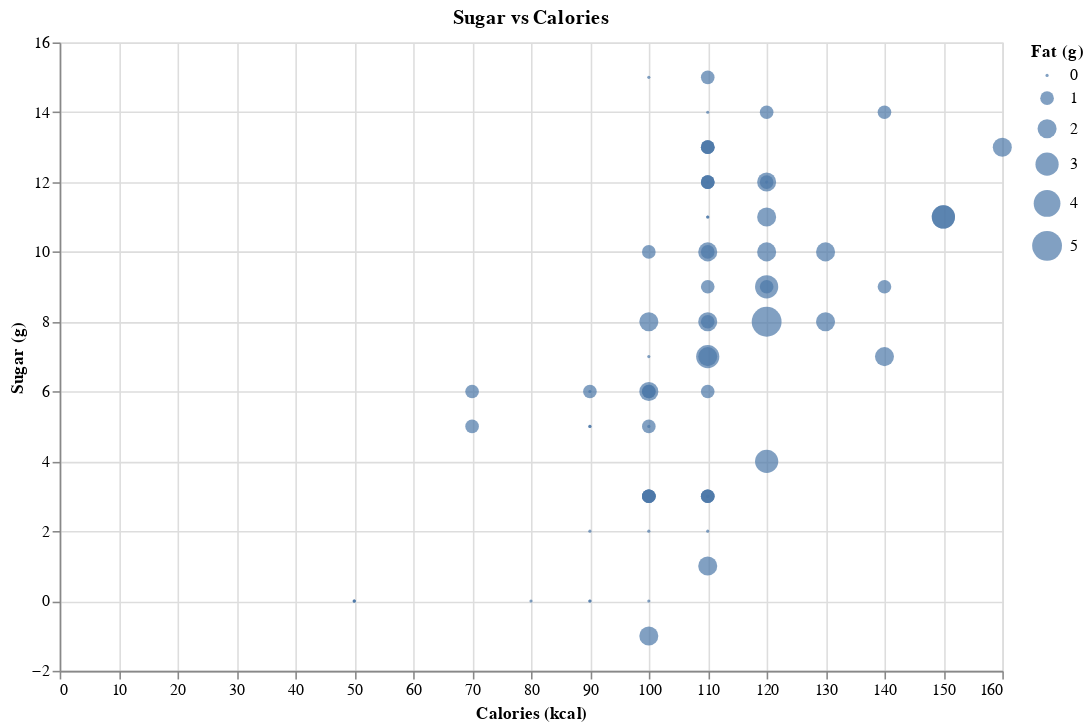

The notebook cell saved with this chart:
### Code cell
# A scatter plot showing the relationship between calories and sugar

# Throw in fat as a third item, just for fun
scatter = alt.Chart(cereal).mark_circle(
    size = 100
).encode(
    alt.X('calories', title="Calories (kcal)"),
    alt.Y('sugars', title="Sugar (g)"),
    alt.Size('fat', legend=alt.Legend(title='Fat (g)')),
    tooltip=('name')
).properties(
    width=600,
    height=400,
    title='Sugar vs Calories'
)

scatter

### Figure 1 — Vega-Lite specification as saved in the notebook (floating-point values rounded to 4 significant figures)
{"config": {"view": {"continuousWidth": 400, "continuousHeight": 300}}, "data": {"name": "data-d73329a25a6840b5ab921465387d611c"}, "mark": {"type": "circle", "size": 100}, "encoding": {"size": {"field": "fat", "legend": {"title": "Fat (g)"}, "type": "quantitative"}, "tooltip": {"field": "name", "type": "nominal"}, "x": {"field": "calories", "title": "Calories (kcal)", "type": "quantitative"}, "y": {"field": "sugars", "title": "Sugar (g)", "type": "quantitative"}}, "height": 400, "title": "Sugar vs Calories", "width": 600, "$schema": "https://vega.github.io/schema/vega-lite/v4.17.0.json", "datasets": {"data-d73329a25a6840b5ab921465387d611c": [{"name": "100% Bran", "mfr": "N", "type": "C", "calories": 70, "protein": 4, "fat": 1, "sodium": 130, "fiber": 10.0, "carbo": 5.0, "sugars": 6, "potass": 280, "vitamins": 25, "shelf": 3, "weight": 1.0, "cups": 0.33, "rating": 68.4, "mfr_name": "Nabisco"}, {"name": "100% Natural Bran", "mfr": "Q", "type": "C", "calories": 120, "protein": 3, "fat": 5, "sodium": 15, "fiber": 2.0, "carbo": 8.0, "sugars": 8, "potass": 135, "vitamins": 0, "shelf": 3, "weight": 1.0, "cups": 1.0, "rating": 33.98, "mfr_name": "Quaker Oats"}, {"name": "All-Bran", "mfr": "K", "type": "C", "calories": 70, "protein": 4, "fat": 1, "sodium": 260, "fiber": 9.0, "carbo": 7.0, "sugars": 5, "potass": 320, "vitamins": 25, "shelf": 3, "weight": 1.0, "cups": 0.33, "rating": 59.43, "mfr_name": "Kelloggs"}, {"name": "All-Bran with Extra Fiber", "mfr": "K", "type": "C", "calories": 50, "protein": 4, "fat": 0, "sodium": 140, "fiber": 14.0, "carbo": 8.0, "sugars": 0, "potass": 330, "vitamins": 25, "shelf": 3, "weight": 1.0, "cups": 0.5, "rating": 93.7, "mfr_name": "Kelloggs"}, {"name": "Almond Delight", "mfr": "R", "type": "C", "calories": 110, "protein": 2, "fat": 2, "sodium": 200, "fiber": 1.0, "carbo": 14.0, "sugars": 8, "potass": -1, "vitamins": 25, "shelf": 3, "weight": 1.0, "cups": 0.75, "rating": 34.38, "mfr_name": "Ralston Purina"}, {"name": "Apple Cinnamon Cheerios", "mfr": "G", "type": "C", "calories": 110, "protein": 2, "fat": 2, "sodium": 180, "fiber": 1.5, "carbo": 10.5, "sugars": 10, "potass": 70, "vitamins": 25, "shelf": 1, "weight": 1.0, "cups": 0.75, "rating": 29.51, "mfr_name": "General Mills"}, {"name": "Apple Jacks", "mfr": "K", "type": "C", "calories": 110, "protein": 2, "fat": 0, "sodium": 125, "fiber": 1.0, "carbo": 11.0, "sugars": 14, "potass": 30, "vitamins": 25, "shelf": 2, "weight": 1.0, "cups": 1.0, "rating": 33.17, "mfr_name": "Kelloggs"}, {"name": "Basic 4", "mfr": "G", "type": "C", "calories": 130, "protein": 3, "fat": 2, "sodium": 210, "fiber": 2.0, "carbo": 18.0, "sugars": 8, "potass": 100, "vitamins": 25, "shelf": 3, "weight": 1.33, "cups": 0.75, "rating": 37.04, "mfr_name": "General Mills"}, {"name": "Bran Chex", "mfr": "R", "type": "C", "calories": 90, "protein": 2, "fat": 1, "sodium": 200, "fiber": 4.0, "carbo": 15.0, "sugars": 6, "potass": 125, "vitamins": 25, "shelf": 1, "weight": 1.0, "cups": 0.67, "rating": 49.12, "mfr_name": "Ralston Purina"}, {"name": "Bran Flakes", "mfr": "P", "type": "C", "calories": 90, "protein": 3, "fat": 0, "sodium": 210, "fiber": 5.0, "carbo": 13.0, "sugars": 5, "potass": 190, "vitamins": 25, "shelf": 3, "weight": 1.0, "cups": 0.67, "rating": 53.31, "mfr_name": "Post"}, {"name": "Cap'n'Crunch", "mfr": "Q", "type": "C", "calories": 120, "protein": 1, "fat": 2, "sodium": 220, "fiber": 0.0, "carbo": 12.0, "sugars": 12, "potass": 35, "vitamins": 25, "shelf": 2, "weight": 1.0, "cups": 0.75, "rating": 18.04, "mfr_name": "Quaker Oats"}, {"name": "Cheerios", "mfr": "G", "type": "C", "calories": 110, "protein": 6, "fat": 2, "sodium": 290, "fiber": 2.0, "carbo": 17.0, "sugars": 1, "potass": 105, "vitamins": 25, "shelf": 1, "weight": 1.0, "cups": 1.25, "rating": 50.76, "mfr_name": "General Mills"}, {"name": "Cinnamon Toast Crunch", "mfr": "G", "type": "C", "calories": 120, "protein": 1, "fat": 3, "sodium": 210, "fiber": 0.0, "carbo": 13.0, "sugars": 9, "potass": 45, "vitamins": 25, "shelf": 2, "weight": 1.0, "cups": 0.75, "rating": 19.82, "mfr_name": "General Mills"}, {"name": "Clusters", "mfr": "G", "type": "C", "calories": 110, "protein": 3, "fat": 2, "sodium": 140, "fiber": 2.0, "carbo": 13.0, "sugars": 7, "potass": 105, "vitamins": 25, "shelf": 3, "weight": 1.0, "cups": 0.5, "rating": 40.4, "mfr_name": "General Mills"}, {"name": "Cocoa Puffs", "mfr": "G", "type": "C", "calories": 110, "protein": 1, "fat": 1, "sodium": 180, "fiber": 0.0, "carbo": 12.0, "sugars": 13, "potass": 55, "vitamins": 25, "shelf": 2, "weight": 1.0, "cups": 1.0, "rating": 22.74, "mfr_name": "General Mills"}, {"name": "Corn Chex", "mfr": "R", "type": "C", "calories": 110, "protein": 2, "fat": 0, "sodium": 280, "fiber": 0.0, "carbo": 22.0, "sugars": 3, "potass": 25, "vitamins": 25, "shelf": 1, "weight": 1.0, "cups": 1.0, "rating": 41.45, "mfr_name": "Ralston Purina"}, {"name": "Corn Flakes", "mfr": "K", "type": "C", "calories": 100, "protein": 2, "fat": 0, "sodium": 290, "fiber": 1.0, "carbo": 21.0, "sugars": 2, "potass": 35, "vitamins": 25, "shelf": 1, "weight": 1.0, "cups": 1.0, "rating": 45.86, "mfr_name": "Kelloggs"}, {"name": "Corn Pops", "mfr": "K", "type": "C", "calories": 110, "protein": 1, "fat": 0, "sodium": 90, "fiber": 1.0, "carbo": 13.0, "sugars": 12, "potass": 20, "vitamins": 25, "shelf": 2, "weight": 1.0, "cups": 1.0, "rating": 35.78, "mfr_name": "Kelloggs"}, {"name": "Count Chocula", "mfr": "G", "type": "C", "calories": 110, "protein": 1, "fat": 1, "sodium": 180, "fiber": 0.0, "carbo": 12.0, "sugars": 13, "potass": 65, "vitamins": 25, "shelf": 2, "weight": 1.0, "cups": 1.0, "rating": 22.4, "mfr_name": "General Mills"}, {"name": "Cracklin' Oat Bran", "mfr": "K", "type": "C", "calories": 110, "protein": 3, "fat": 3, "sodium": 140, "fiber": 4.0, "carbo": 10.0, "sugars": 7, "potass": 160, "vitamins": 25, "shelf": 3, "weight": 1.0, "cups": 0.5, "rating": 40.45, "mfr_name": "Kelloggs"}, {"name": "Cream of Wheat (Quick)", "mfr": "N", "type": "H", "calories": 100, "protein": 3, "fat": 0, "sodium": 80, "fiber": 1.0, "carbo": 21.0, "sugars": 0, "potass": -1, "vitamins": 0, "shelf": 2, "weight": 1.0, "cups": 1.0, "rating": 64.53, "mfr_name": "Nabisco"}, {"name": "Crispix", "mfr": "K", "type": "C", "calories": 110, "protein": 2, "fat": 0, "sodium": 220, "fiber": 1.0, "carbo": 21.0, "sugars": 3, "potass": 30, "vitamins": 25, "shelf": 3, "weight": 1.0, "cups": 1.0, "rating": 46.9, "mfr_name": "Kelloggs"}, {"name": "Crispy Wheat & Raisins", "mfr": "G", "type": "C", "calories": 100, "protein": 2, "fat": 1, "sodium": 140, "fiber": 2.0, "carbo": 11.0, "sugars": 10, "potass": 120, "vitamins": 25, "shelf": 3, "weight": 1.0, "cups": 0.75, "rating": 36.18, "mfr_name": "General Mills"}, {"name": "Double Chex", "mfr": "R", "type": "C", "calories": 100, "protein": 2, "fat": 0, "sodium": 190, "fiber": 1.0, "carbo": 18.0, "sugars": 5, "potass": 80, "vitamins": 25, "shelf": 3, "weight": 1.0, "cups": 0.75, "rating": 44.33, "mfr_name": "Ralston Purina"}, {"name": "Froot Loops", "mfr": "K", "type": "C", "calories": 110, "protein": 2, "fat": 1, "sodium": 125, "fiber": 1.0, "carbo": 11.0, "sugars": 13, "potass": 30, "vitamins": 25, "shelf": 2, "weight": 1.0, "cups": 1.0, "rating": 32.21, "mfr_name": "Kelloggs"}, {"name": "Frosted Flakes", "mfr": "K", "type": "C", "calories": 110, "protein": 1, "fat": 0, "sodium": 200, "fiber": 1.0, "carbo": 14.0, "sugars": 11, "potass": 25, "vitamins": 25, "shelf": 1, "weight": 1.0, "cups": 0.75, "rating": 31.44, "mfr_name": "Kelloggs"}, {"name": "Frosted Mini-Wheats", "mfr": "K", "type": "C", "calories": 100, "protein": 3, "fat": 0, "sodium": 0, "fiber": 3.0, "carbo": 14.0, "sugars": 7, "potass": 100, "vitamins": 25, "shelf": 2, "weight": 1.0, "cups": 0.8, "rating": 58.35, "mfr_name": "Kelloggs"}, {"name": "Fruit & Fibre Dates; Walnuts; and Oats", "mfr": "P", "type": "C", "calories": 120, "protein": 3, "fat": 2, "sodium": 160, "fiber": 5.0, "carbo": 12.0, "sugars": 10, "potass": 200, "vitamins": 25, "shelf": 3, "weight": 1.25, "cups": 0.67, "rating": 40.92, "mfr_name": "Post"}, {"name": "Fruitful Bran", "mfr": "K", "type": "C", "calories": 120, "protein": 3, "fat": 0, "sodium": 240, "fiber": 5.0, "carbo": 14.0, "sugars": 12, "potass": 190, "vitamins": 25, "shelf": 3, "weight": 1.33, "cups": 0.67, "rating": 41.02, "mfr_name": "Kelloggs"}, {"name": "Fruity Pebbles", "mfr": "P", "type": "C", "calories": 110, "protein": 1, "fat": 1, "sodium": 135, "fiber": 0.0, "carbo": 13.0, "sugars": 12, "potass": 25, "vitamins": 25, "shelf": 2, "weight": 1.0, "cups": 0.75, "rating": 28.03, "mfr_name": "Post"}, {"name": "Golden Crisp", "mfr": "P", "type": "C", "calories": 100, "protein": 2, "fat": 0, "sodium": 45, "fiber": 0.0, "carbo": 11.0, "sugars": 15, "potass": 40, "vitamins": 25, "shelf": 1, "weight": 1.0, "cups": 0.88, "rating": 35.25, "mfr_name": "Post"}, {"name": "Golden Grahams", "mfr": "G", "type": "C", "calories": 110, "protein": 1, "fat": 1, "sodium": 280, "fiber": 0.0, "carbo": 15.0, "sugars": 9, "potass": 45, "vitamins": 25, "shelf": 2, "weight": 1.0, "cups": 0.75, "rating": 23.8, "mfr_name": "General Mills"}, {"name": "Grape Nuts Flakes", "mfr": "P", "type": "C", "calories": 100, "protein": 3, "fat": 1, "sodium": 140, "fiber": 3.0, "carbo": 15.0, "sugars": 5, "potass": 85, "vitamins": 25, "shelf": 3, "weight": 1.0, "cups": 0.88, "rating": 52.08, "mfr_name": "Post"}, {"name": "Grape-Nuts", "mfr": "P", "type": "C", "calories": 110, "protein": 3, "fat": 0, "sodium": 170, "fiber": 3.0, "carbo": 17.0, "sugars": 3, "potass": 90, "vitamins": 25, "shelf": 3, "weight": 1.0, "cups": 0.25, "rating": 53.37, "mfr_name": "Post"}, {"name": "Great Grains Pecan", "mfr": "P", "type": "C", "calories": 120, "protein": 3, "fat": 3, "sodium": 75, "fiber": 3.0, "carbo": 13.0, "sugars": 4, "potass": 100, "vitamins": 25, "shelf": 3, "weight": 1.0, "cups": 0.33, "rating": 45.81, "mfr_name": "Post"}, {"name": "Honey Graham Ohs", "mfr": "Q", "type": "C", "calories": 120, "protein": 1, "fat": 2, "sodium": 220, "fiber": 1.0, "carbo": 12.0, "sugars": 11, "potass": 45, "vitamins": 25, "shelf": 2, "weight": 1.0, "cups": 1.0, "rating": 21.87, "mfr_name": "Quaker Oats"}, {"name": "Honey Nut Cheerios", "mfr": "G", "type": "C", "calories": 110, "protein": 3, "fat": 1, "sodium": 250, "fiber": 1.5, "carbo": 11.5, "sugars": 10, "potass": 90, "vitamins": 25, "shelf": 1, "weight": 1.0, "cups": 0.75, "rating": 31.07, "mfr_name": "General Mills"}, {"name": "Honey-comb", "mfr": "P", "type": "C", "calories": 110, "protein": 1, "fat": 0, "sodium": 180, "fiber": 0.0, "carbo": 14.0, "sugars": 11, "potass": 35, "vitamins": 25, "shelf": 1, "weight": 1.0, "cups": 1.33, "rating": 28.74, "mfr_name": "Post"}, {"name": "Just Right Crunchy  Nuggets", "mfr": "K", "type": "C", "calories": 110, "protein": 2, "fat": 1, "sodium": 170, "fiber": 1.0, "carbo": 17.0, "sugars": 6, "potass": 60, "vitamins": 100, "shelf": 3, "weight": 1.0, "cups": 1.0, "rating": 36.52, "mfr_name": "Kelloggs"}, {"name": "Just Right Fruit & Nut", "mfr": "K", "type": "C", "calories": 140, "protein": 3, "fat": 1, "sodium": 170, "fiber": 2.0, "carbo": 20.0, "sugars": 9, "potass": 95, "vitamins": 100, "shelf": 3, "weight": 1.3, "cups": 0.75, "rating": 36.47, "mfr_name": "Kelloggs"}, {"name": "Kix", "mfr": "G", "type": "C", "calories": 110, "protein": 2, "fat": 1, "sodium": 260, "fiber": 0.0, "carbo": 21.0, "sugars": 3, "potass": 40, "vitamins": 25, "shelf": 2, "weight": 1.0, "cups": 1.5, "rating": 39.24, "mfr_name": "General Mills"}, {"name": "Life", "mfr": "Q", "type": "C", "calories": 100, "protein": 4, "fat": 2, "sodium": 150, "fiber": 2.0, "carbo": 12.0, "sugars": 6, "potass": 95, "vitamins": 25, "shelf": 2, "weight": 1.0, "cups": 0.67, "rating": 45.33, "mfr_name": "Quaker Oats"}, {"name": "Lucky Charms", "mfr": "G", "type": "C", "calories": 110, "protein": 2, "fat": 1, "sodium": 180, "fiber": 0.0, "carbo": 12.0, "sugars": 12, "potass": 55, "vitamins": 25, "shelf": 2, "weight": 1.0, "cups": 1.0, "rating": 26.73, "mfr_name": "General Mills"}, {"name": "Maypo", "mfr": "A", "type": "H", "calories": 100, "protein": 4, "fat": 1, "sodium": 0, "fiber": 0.0, "carbo": 16.0, "sugars": 3, "potass": 95, "vitamins": 25, "shelf": 2, "weight": 1.0, "cups": 1.0, "rating": 54.85, "mfr_name": "American Home Food Products"}, {"name": "Muesli Raisins; Dates; & Almonds", "mfr": "R", "type": "C", "calories": 150, "protein": 4, "fat": 3, "sodium": 95, "fiber": 3.0, "carbo": 16.0, "sugars": 11, "potass": 170, "vitamins": 25, "shelf": 3, "weight": 1.0, "cups": 1.0, "rating": 37.14, "mfr_name": "Ralston Purina"}, {"name": "Muesli Raisins; Peaches; & Pecans", "mfr": "R", "type": "C", "calories": 150, "protein": 4, "fat": 3, "sodium": 150, "fiber": 3.0, "carbo": 16.0, "sugars": 11, "potass": 170, "vitamins": 25, "shelf": 3, "weight": 1.0, "cups": 1.0, "rating": 34.14, "mfr_name": "Ralston Purina"}, {"name": "Mueslix Crispy Blend", "mfr": "K", "type": "C", "calories": 160, "protein": 3, "fat": 2, "sodium": 150, "fiber": 3.0, "carbo": 17.0, "sugars": 13, "potass": 160, "vitamins": 25, "shelf": 3, "weight": 1.5, "cups": 0.67, "rating": 30.31, "mfr_name": "Kelloggs"}, {"name": "Multi-Grain Cheerios", "mfr": "G", "type": "C", "calories": 100, "protein": 2, "fat": 1, "sodium": 220, "fiber": 2.0, "carbo": 15.0, "sugars": 6, "potass": 90, "vitamins": 25, "shelf": 1, "weight": 1.0, "cups": 1.0, "rating": 40.11, "mfr_name": "General Mills"}, {"name": "Nut&Honey Crunch", "mfr": "K", "type": "C", "calories": 120, "protein": 2, "fat": 1, "sodium": 190, "fiber": 0.0, "carbo": 15.0, "sugars": 9, "potass": 40, "vitamins": 25, "shelf": 2, "weight": 1.0, "cups": 0.67, "rating": 29.92, "mfr_name": "Kelloggs"}, {"name": "Nutri-Grain Almond-Raisin", "mfr": "K", "type": "C", "calories": 140, "protein": 3, "fat": 2, "sodium": 220, "fiber": 3.0, "carbo": 21.0, "sugars": 7, "potass": 130, "vitamins": 25, "shelf": 3, "weight": 1.33, "cups": 0.67, "rating": 40.69, "mfr_name": "Kelloggs"}, {"name": "Nutri-grain Wheat", "mfr": "K", "type": "C", "calories": 90, "protein": 3, "fat": 0, "sodium": 170, "fiber": 3.0, "carbo": 18.0, "sugars": 2, "potass": 90, "vitamins": 25, "shelf": 3, "weight": 1.0, "cups": 1.0, "rating": 59.64, "mfr_name": "Kelloggs"}, {"name": "Oatmeal Raisin Crisp", "mfr": "G", "type": "C", "calories": 130, "protein": 3, "fat": 2, "sodium": 170, "fiber": 1.5, "carbo": 13.5, "sugars": 10, "potass": 120, "vitamins": 25, "shelf": 3, "weight": 1.25, "cups": 0.5, "rating": 30.45, "mfr_name": "General Mills"}, {"name": "Post Nat. Raisin Bran", "mfr": "P", "type": "C", "calories": 120, "protein": 3, "fat": 1, "sodium": 200, "fiber": 6.0, "carbo": 11.0, "sugars": 14, "potass": 260, "vitamins": 25, "shelf": 3, "weight": 1.33, "cups": 0.67, "rating": 37.84, "mfr_name": "Post"}, {"name": "Product 19", "mfr": "K", "type": "C", "calories": 100, "protein": 3, "fat": 0, "sodium": 320, "fiber": 1.0, "carbo": 20.0, "sugars": 3, "potass": 45, "vitamins": 100, "shelf": 3, "weight": 1.0, "cups": 1.0, "rating": 41.5, "mfr_name": "Kelloggs"}, {"name": "Puffed Rice", "mfr": "Q", "type": "C", "calories": 50, "protein": 1, "fat": 0, "sodium": 0, "fiber": 0.0, "carbo": 13.0, "sugars": 0, "potass": 15, "vitamins": 0, "shelf": 3, "weight": 0.5, "cups": 1.0, "rating": 60.76, "mfr_name": "Quaker Oats"}, {"name": "Puffed Wheat", "mfr": "Q", "type": "C", "calories": 50, "protein": 2, "fat": 0, "sodium": 0, "fiber": 1.0, "carbo": 10.0, "sugars": 0, "potass": 50, "vitamins": 0, "shelf": 3, "weight": 0.5, "cups": 1.0, "rating": 63.01, "mfr_name": "Quaker Oats"}, {"name": "Quaker Oat Squares", "mfr": "Q", "type": "C", "calories": 100, "protein": 4, "fat": 1, "sodium": 135, "fiber": 2.0, "carbo": 14.0, "sugars": 6, "potass": 110, "vitamins": 25, "shelf": 3, "weight": 1.0, "cups": 0.5, "rating": 49.51, "mfr_name": "Quaker Oats"}, {"name": "Quaker Oatmeal", "mfr": "Q", "type": "H", "calories": 100, "protein": 5, "fat": 2, "sodium": 0, "fiber": 2.7, "carbo": -1.0, "sugars": -1, "potass": 110, "vitamins": 0, "shelf": 1, "weight": 1.0, "cups": 0.67, "rating": 50.83, "mfr_name": "Quaker Oats"}, {"name": "Raisin Bran", "mfr": "K", "type": "C", "calories": 120, "protein": 3, "fat": 1, "sodium": 210, "fiber": 5.0, "carbo": 14.0, "sugars": 12, "potass": 240, "vitamins": 25, "shelf": 2, "weight": 1.33, "cups": 0.75, "rating": 39.26, "mfr_name": "Kelloggs"}, {"name": "Raisin Nut Bran", "mfr": "G", "type": "C", "calories": 100, "protein": 3, "fat": 2, "sodium": 140, "fiber": 2.5, "carbo": 10.5, "sugars": 8, "potass": 140, "vitamins": 25, "shelf": 3, "weight": 1.0, "cups": 0.5, "rating": 39.7, "mfr_name": "General Mills"}, {"name": "Raisin Squares", "mfr": "K", "type": "C", "calories": 90, "protein": 2, "fat": 0, "sodium": 0, "fiber": 2.0, "carbo": 15.0, "sugars": 6, "potass": 110, "vitamins": 25, "shelf": 3, "weight": 1.0, "cups": 0.5, "rating": 55.33, "mfr_name": "Kelloggs"}, {"name": "Rice Chex", "mfr": "R", "type": "C", "calories": 110, "protein": 1, "fat": 0, "sodium": 240, "fiber": 0.0, "carbo": 23.0, "sugars": 2, "potass": 30, "vitamins": 25, "shelf": 1, "weight": 1.0, "cups": 1.13, "rating": 42.0, "mfr_name": "Ralston Purina"}, {"name": "Rice Krispies", "mfr": "K", "type": "C", "calories": 110, "protein": 2, "fat": 0, "sodium": 290, "fiber": 0.0, "carbo": 22.0, "sugars": 3, "potass": 35, "vitamins": 25, "shelf": 1, "weight": 1.0, "cups": 1.0, "rating": 40.56, "mfr_name": "Kelloggs"}, {"name": "Shredded Wheat", "mfr": "N", "type": "C", "calories": 80, "protein": 2, "fat": 0, "sodium": 0, "fiber": 3.0, "carbo": 16.0, "sugars": 0, "potass": 95, "vitamins": 0, "shelf": 1, "weight": 0.83, "cups": 1.0, "rating": 68.24, "mfr_name": "Nabisco"}, {"name": "Shredded Wheat 'n'Bran", "mfr": "N", "type": "C", "calories": 90, "protein": 3, "fat": 0, "sodium": 0, "fiber": 4.0, "carbo": 19.0, "sugars": 0, "potass": 140, "vitamins": 0, "shelf": 1, "weight": 1.0, "cups": 0.67, "rating": 74.47, "mfr_name": "Nabisco"}, {"name": "Shredded Wheat spoon size", "mfr": "N", "type": "C", "calories": 90, "protein": 3, "fat": 0, "sodium": 0, "fiber": 3.0, "carbo": 20.0, "sugars": 0, "potass": 120, "vitamins": 0, "shelf": 1, "weight": 1.0, "cups": 0.67, "rating": 72.8, "mfr_name": "Nabisco"}, {"name": "Smacks", "mfr": "K", "type": "C", "calories": 110, "protein": 2, "fat": 1, "sodium": 70, "fiber": 1.0, "carbo": 9.0, "sugars": 15, "potass": 40, "vitamins": 25, "shelf": 2, "weight": 1.0, "cups": 0.75, "rating": 31.23, "mfr_name": "Kelloggs"}, {"name": "Special K", "mfr": "K", "type": "C", "calories": 110, "protein": 6, "fat": 0, "sodium": 230, "fiber": 1.0, "carbo": 16.0, "sugars": 3, "potass": 55, "vitamins": 25, "shelf": 1, "weight": 1.0, "cups": 1.0, "rating": 53.13, "mfr_name": "Kelloggs"}, {"name": "Strawberry Fruit Wheats", "mfr": "N", "type": "C", "calories": 90, "protein": 2, "fat": 0, "sodium": 15, "fiber": 3.0, "carbo": 15.0, "sugars": 5, "potass": 90, "vitamins": 25, "shelf": 2, "weight": 1.0, "cups": 1.0, "rating": 59.36, "mfr_name": "Nabisco"}, {"name": "Total Corn Flakes", "mfr": "G", "type": "C", "calories": 110, "protein": 2, "fat": 1, "sodium": 200, "fiber": 0.0, "carbo": 21.0, "sugars": 3, "potass": 35, "vitamins": 100, "shelf": 3, "weight": 1.0, "cups": 1.0, "rating": 38.84, "mfr_name": "General Mills"}, {"name": "Total Raisin Bran", "mfr": "G", "type": "C", "calories": 140, "protein": 3, "fat": 1, "sodium": 190, "fiber": 4.0, "carbo": 15.0, "sugars": 14, "potass": 230, "vitamins": 100, "shelf": 3, "weight": 1.5, "cups": 1.0, "rating": 28.59, "mfr_name": "General Mills"}, {"name": "Total Whole Grain", "mfr": "G", "type": "C", "calories": 100, "protein": 3, "fat": 1, "sodium": 200, "fiber": 3.0, "carbo": 16.0, "sugars": 3, "potass": 110, "vitamins": 100, "shelf": 3, "weight": 1.0, "cups": 1.0, "rating": 46.66, "mfr_name": "General Mills"}, {"name": "Triples", "mfr": "G", "type": "C", "calories": 110, "protein": 2, "fat": 1, "sodium": 250, "fiber": 0.0, "carbo": 21.0, "sugars": 3, "potass": 60, "vitamins": 25, "shelf": 3, "weight": 1.0, "cups": 0.75, "rating": 39.11, "mfr_name": "General Mills"}, {"name": "Trix", "mfr": "G", "type": "C", "calories": 110, "protein": 1, "fat": 1, "sodium": 140, "fiber": 0.0, "carbo": 13.0, "sugars": 12, "potass": 25, "vitamins": 25, "shelf": 2, "weight": 1.0, "cups": 1.0, "rating": 27.75, "mfr_name": "General Mills"}, {"name": "Wheat Chex", "mfr": "R", "type": "C", "calories": 100, "protein": 3, "fat": 1, "sodium": 230, "fiber": 3.0, "carbo": 17.0, "sugars": 3, "potass": 115, "vitamins": 25, "shelf": 1, "weight": 1.0, "cups": 0.67, "rating": 49.79, "mfr_name": "Ralston Purina"}, {"name": "Wheaties", "mfr": "G", "type": "C", "calories": 100, "protein": 3, "fat": 1, "sodium": 200, "fiber": 3.0, "carbo": 17.0, "sugars": 3, "potass": 110, "vitamins": 25, "shelf": 1, "weight": 1.0, "cups": 1.0, "rating": 51.59, "mfr_name": "General Mills"}, {"name": "Wheaties Honey Gold", "mfr": "G", "type": "C", "calories": 110, "protein": 2, "fat": 1, "sodium": 200, "fiber": 1.0, "carbo": 16.0, "sugars": 8, "potass": 60, "vitamins": 25, "shelf": 1, "weight": 1.0, "cups": 0.75, "rating": 36.19, "mfr_name": "General Mills"}]}}
